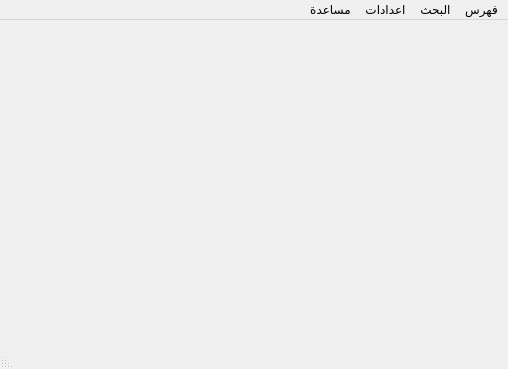
<?xml version="1.0" encoding="UTF-8"?>
<ui version="4.0">
 <class>MainWindow</class>
 <widget class="QMainWindow" name="MainWindow">
  <property name="geometry">
   <rect>
    <x>0</x>
    <y>0</y>
    <width>508</width>
    <height>369</height>
   </rect>
  </property>
  <property name="windowTitle">
   <string>MainWindow</string>
  </property>
  <property name="windowIcon">
   <iconset resource="resources.qrc">
    <normaloff>:/data/images/kuran.png</normaloff>:/data/images/kuran.png</iconset>
  </property>
  <property name="layoutDirection">
   <enum>Qt::RightToLeft</enum>
  </property>
  <property name="locale">
   <locale language="Arabic" country="SaudiArabia"/>
  </property>
  <widget class="QWidget" name="centralWidget">
   <layout class="QHBoxLayout" name="horizontalLayout_2">
    <property name="spacing">
     <number>5</number>
    </property>
    <property name="margin">
     <number>5</number>
    </property>
   </layout>
  </widget>
  <widget class="QStatusBar" name="statusBar"/>
  <widget class="QMenuBar" name="menuBar">
   <property name="geometry">
    <rect>
     <x>0</x>
     <y>0</y>
     <width>508</width>
     <height>21</height>
    </rect>
   </property>
   <widget class="QMenu" name="menu">
    <property name="title">
     <string>فهرس</string>
    </property>
    <widget class="QMenu" name="menuIndexesList">
     <property name="title">
      <string>اختيار فهرس</string>
     </property>
    </widget>
    <addaction name="actionNewIndex"/>
    <addaction name="actionEditIndexes"/>
    <addaction name="menuIndexesList"/>
    <addaction name="actionIndexInfo"/>
   </widget>
   <widget class="QMenu" name="menu_2">
    <property name="title">
     <string>اعدادات</string>
    </property>
    <addaction name="actionSearchSettings"/>
   </widget>
   <widget class="QMenu" name="menu_3">
    <property name="title">
     <string>مساعدة</string>
    </property>
    <addaction name="actionLogDialog"/>
    <addaction name="separator"/>
    <addaction name="actionUpdate"/>
    <addaction name="actionAbout"/>
   </widget>
   <widget class="QMenu" name="menu_4">
    <property name="title">
     <string>البحث</string>
    </property>
    <widget class="QMenu" name="menuSearchFields">
     <property name="title">
      <string>مجال البحث</string>
     </property>
     <addaction name="actionSaveSelectedField"/>
     <addaction name="actionEditField"/>
     <addaction name="separator"/>
    </widget>
    <addaction name="actionSelectAllBooks"/>
    <addaction name="actionUnSelectallBooks"/>
    <addaction name="separator"/>
    <addaction name="actionSelectVisibleBooks"/>
    <addaction name="actionUnselectVisisbleBooks"/>
    <addaction name="separator"/>
    <addaction name="actionCollapseFilter"/>
    <addaction name="actionExpandFilter"/>
    <addaction name="separator"/>
    <addaction name="menuSearchFields"/>
   </widget>
   <addaction name="menu"/>
   <addaction name="menu_4"/>
   <addaction name="menu_2"/>
   <addaction name="menu_3"/>
  </widget>
  <action name="actionNewIndex">
   <property name="text">
    <string>انشاء فهرس...</string>
   </property>
  </action>
  <action name="actionIndexInfo">
   <property name="text">
    <string>معلومات حول الفهرس</string>
   </property>
  </action>
  <action name="actionSearchSettings">
   <property name="text">
    <string>اعدادات...</string>
   </property>
  </action>
  <action name="actionEditIndexes">
   <property name="text">
    <string>تعديل الفهارس...</string>
   </property>
  </action>
  <action name="actionAbout">
   <property name="text">
    <string>حول البر نامج</string>
   </property>
  </action>
  <action name="actionLogDialog">
   <property name="text">
    <string>نافذة الاخطاء</string>
   </property>
  </action>
  <action name="actionSelectAllBooks">
   <property name="text">
    <string>اختيار كل الكتب</string>
   </property>
  </action>
  <action name="actionUnSelectallBooks">
   <property name="text">
    <string>الغاء كل الكتب</string>
   </property>
  </action>
  <action name="actionSelectVisibleBooks">
   <property name="text">
    <string>اختيار الكتب الظاهرة</string>
   </property>
  </action>
  <action name="actionUnselectVisisbleBooks">
   <property name="text">
    <string>الغاء الكتب الظاهرة</string>
   </property>
  </action>
  <action name="actionCollapseFilter">
   <property name="text">
    <string>ضغط الشجرة</string>
   </property>
  </action>
  <action name="actionExpandFilter">
   <property name="text">
    <string>عرض الشجرة</string>
   </property>
  </action>
  <action name="actionSaveSelectedField">
   <property name="text">
    <string>حفظ الكتب المحدد...</string>
   </property>
  </action>
  <action name="actionEditField">
   <property name="text">
    <string>تعديل مجالات البحث...</string>
   </property>
  </action>
  <action name="actionUpdate">
   <property name="text">
    <string>ترقية البرنامج</string>
   </property>
  </action>
 </widget>
 <layoutdefault spacing="6" margin="11"/>
 <resources>
  <include location="resources.qrc"/>
 </resources>
 <connections/>
</ui>
